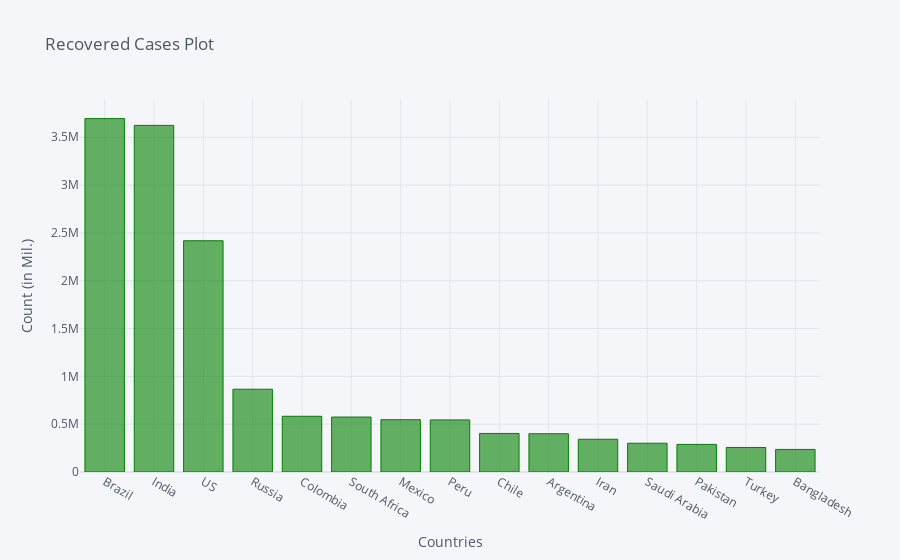

This figure's notebook cell:
### Code cell
recovered_df2_plot.iplot(kind='bar', x='Country/Region', y='9/11/20',color='green',
                         title='Recovered Cases Plot',xTitle='Countries',yTitle='Count (in Mil.)')

### Figure 1 — Plotly figure (JSON) as saved in the notebook; plotly's stock layout.template omitted (floating-point values rounded to 4 significant figures)
{"data": [{"marker": {"color": "rgba(0, 128, 0, 0.6)", "line": {"color": "rgba(0, 128, 0, 1.0)", "width": 1}}, "name": "9/11/20", "orientation": "v", "text": "", "type": "bar", "x": ["Brazil", "India", "US", "Russia", "Colombia", "South Africa", "Mexico", "Peru", "Chile", "Argentina", "Iran", "Saudi Arabia", "Pakistan", "Turkey", "Bangladesh"], "y": [3695158, 3624196, 2417878, 865646, 582694, 574587, 547088, 544745, 403064, 400121, 342539, 300933, 288536, 256524, 236024]}], "layout": {"legend": {"bgcolor": "#F5F6F9", "font": {"color": "#4D5663"}}, "paper_bgcolor": "#F5F6F9", "plot_bgcolor": "#F5F6F9", "title": {"font": {"color": "#4D5663"}, "text": "Recovered Cases Plot"}, "xaxis": {"gridcolor": "#E1E5ED", "showgrid": true, "tickfont": {"color": "#4D5663"}, "title": {"font": {"color": "#4D5663"}, "text": "Countries"}, "zerolinecolor": "#E1E5ED"}, "yaxis": {"gridcolor": "#E1E5ED", "showgrid": true, "tickfont": {"color": "#4D5663"}, "title": {"font": {"color": "#4D5663"}, "text": "Count (in Mil.)"}, "zerolinecolor": "#E1E5ED"}}}
